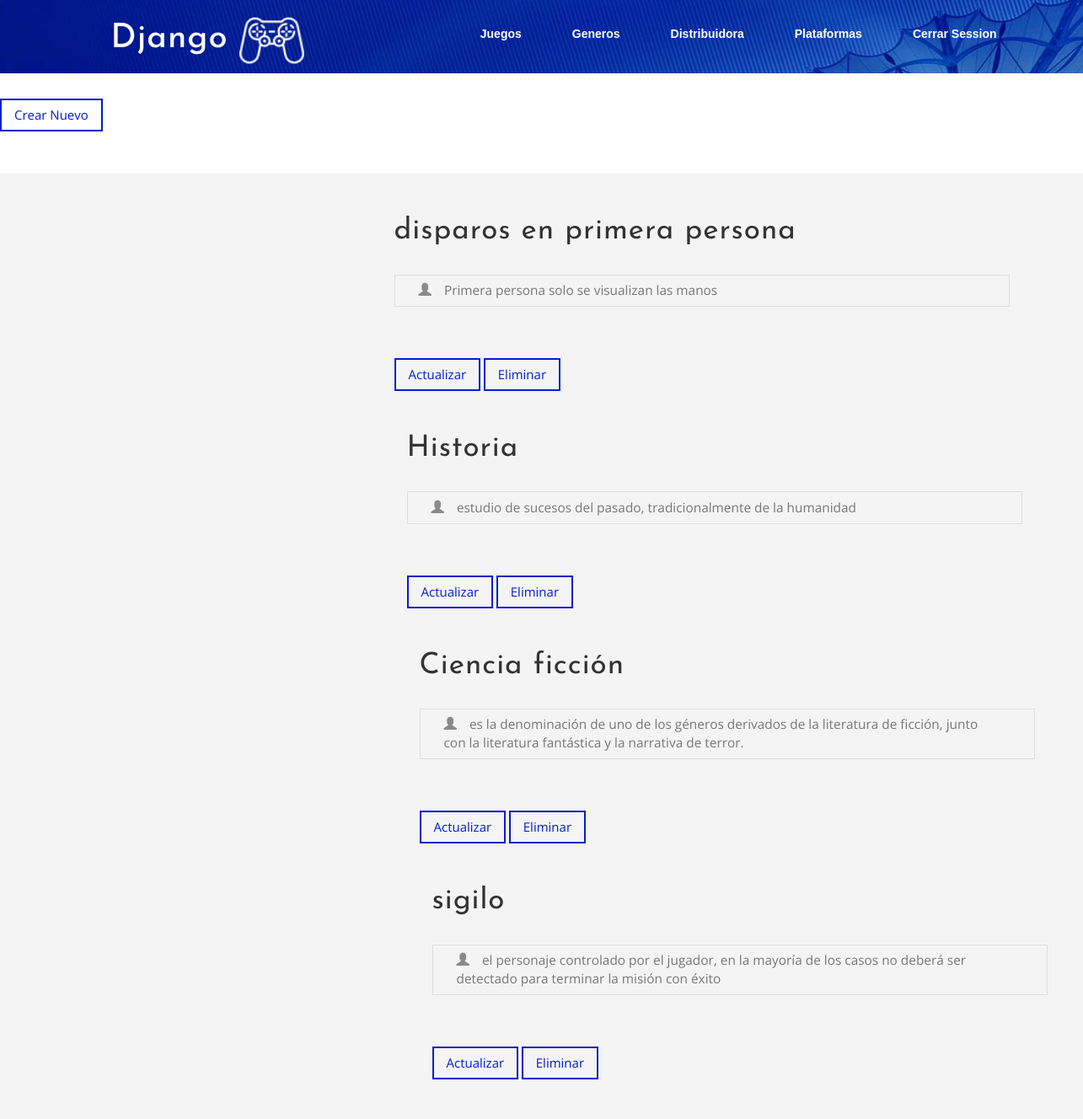
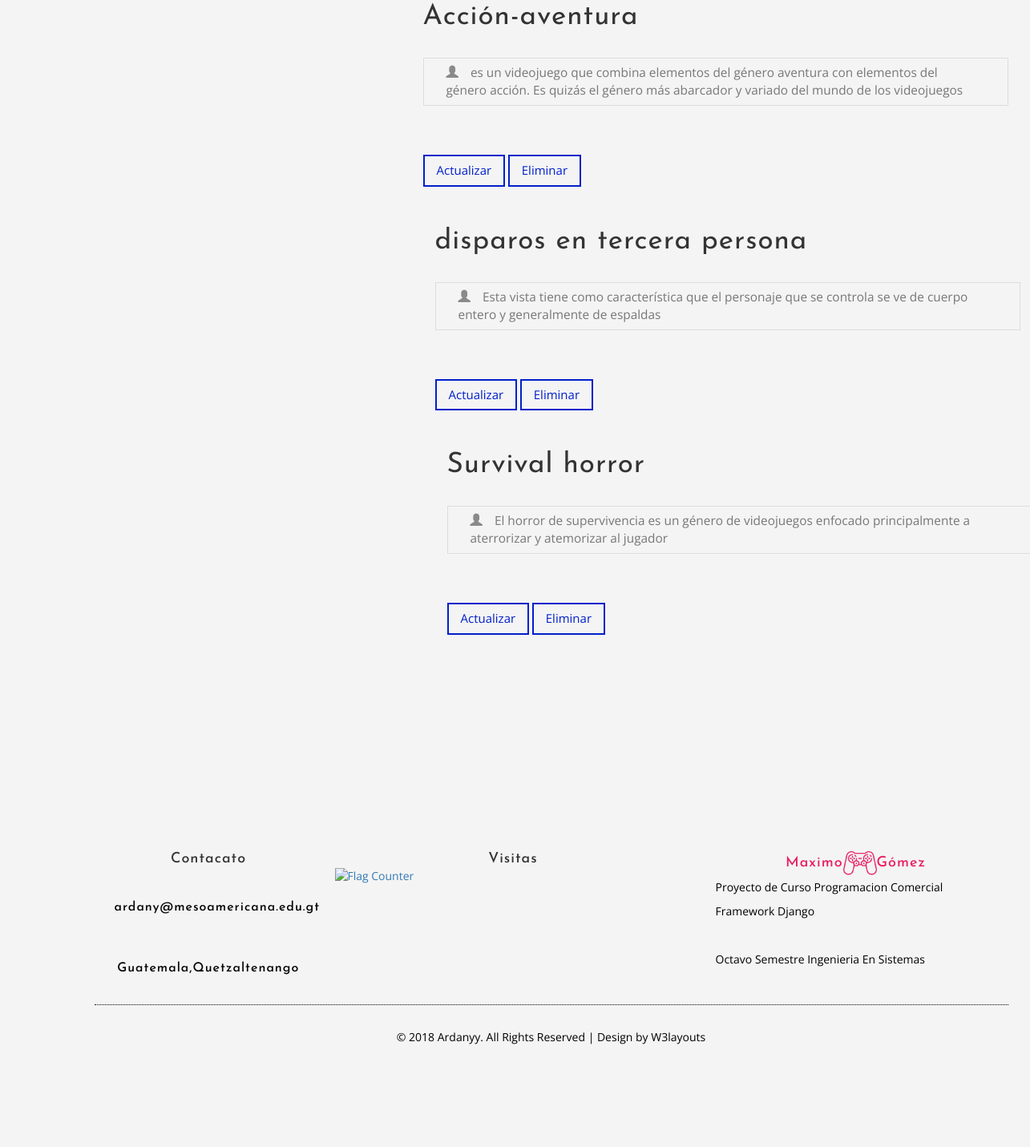
/administrador/generos/ (signed in), run on the app's committed database (2 pictures, top to bottom).
### app/models.py (models this page shows, shortened)
class Genero(models.Model):
        nombre  = models.CharField(max_length=200, verbose_name="Nombre")
        descripcion  = models.CharField(max_length=200, verbose_name="Descripcion")
        created = models.DateTimeField(auto_now_add=True,verbose_name="Fecha de creacion")
        updated = models.DateTimeField(auto_now=True,verbose_name="Fecha de edicion")
        published_date=models.DateTimeField(blank=True, null=True)
        class Meta:
                verbose_name="Genero"
                verbose_name_plural="Generos"
                ordering = ["-created"]

### crud/views.py (the view)
# urls.py: path('generos/', PageListGeneros.as_view(), name='generos'),
@method_decorator(staff_member_required, name='dispatch')
class PageListGeneros(ListView):
    model = Genero

### app/templates/app/genero_list.html (shortened to what this page needs)
{% extends 'core/base.html'%}
{% load static %}
{% block content %}
<div class="sub-banner">
</div>
<a href="/administrador/generos/create/" class="blog-read" >Crear Nuevo</a>
<div class="events-w3layouts">
    {% for juego in object_list %}
    <div class="events-section2-agileinfo">
    <div class="container">
        <div class="blog1-w3ls">
            <div class="col-md-4 blog-image-w3l">
            </div>
            <div class="col-md-8 blog-text-w3ls">
                <a href="single.html"><h4>{{juego.nombre}}</h4></a>
                <div class="item_info">
                        <ul>
                            <li><i class="glyphicon glyphicon-user"></i>{{juego.descripcion}}</a></li>
                        </ul>
                 </div>
                 <a href="/administrador/generos/actualizar/{{juego.id}}" class="blog-read" >Actualizar</a>
                 <a href="/administrador/generos/eliminar/{{juego.id}}" class="blog-read" >Eliminar</a>
            </div>
            <div class="clearfix"></div>
        </div>
        {% endfor %}
    </div>
    </div>
{% endblock %}

### app/static/css/style.css (style rules this page uses)
body { padding: 0; margin: 0; background: #FFF; font-family: 'open Sans', sans-serif; }
body a { transition: 0.5s all; -webkit-transition: 0.5s all; -moz-transition: 0.5s all; -o-transition: 0.5s all; -ms-transition: 0.5s all; text-decoration: none; }
h1, h2, h3, h4, h5, h6 { margin: 0; padding: 0; text-align: center; font-family: 'Josefin Sans', sans-serif; letter-spacing:1px; }
ul { margin:0; padding:0; }
.trend-w3layouts,.new-w3-agile,.services-agileits-w3layouts,.about-agileinfo,.team-w3layouts,.gallery-w3layouts,.contact-agileinfo,.events-w3layouts,.blog { padding:50px 0px; }
.sub-banner { background:url(../images/banner3.jpg) no-repeat 0px 0px; min-height:87px; }
.events-section2-agileinfo { background: #f4f4f4; padding:50px 0px; }
.blog-text-w3ls h4 { color: #333; font-size:35px; text-align:left; font-weight: 400; transition: 0.5s all; -webkit-transition: 0.5s all; -moz-transition: 0.5s all; -o-transition: 0.5s all; -ms-transition: 0.5s all; }
.item_info { border: 1px solid #ddd; padding: 0.5em 2em; margin: 2.2em 0; }
.item_info ul li i { color:#8a8a8a; margin-right: 15px; }
.item_info ul li { display: inline-block; font-size: 1.1em; margin-right: 27px; vertical-align: middle; color: #777; list-style: none; }
a.blog-read { color: #001fcc; border: 2px solid #001fcc; font-size: 15px; margin-top: 30px; padding: 7px 15px; display: inline-block; transition: 0.5s all; -webkit-transition: 0.5s all; -moz-transition: 0.5s all; -o-transition: 0.5s all; -ms-transition: 0.5s all; }

### data on the page
Genero: nombre "disparos en primera persona", descripcion "Primera persona solo se visualizan las manos"
Genero: nombre "Historia", descripcion "estudio de sucesos del pasado, tradicionalmente de la humanidad"
Genero: nombre "Ciencia ficción", descripcion "es la denominación de uno de los géneros derivados de la literatura de ficción, junto con la literatura fantástica y la narrativa de terror."
Genero: nombre "sigilo", descripcion "el personaje controlado por el jugador, en la mayoría de los casos no deberá ser detectado para terminar la misión con éxito"
Genero: nombre "Acción-aventura", descripcion "es un videojuego que combina elementos del género aventura con elementos del género acción. Es quizás el género más abarcador y variado del mundo de los videojuegos"
Genero: nombre "disparos en tercera persona", descripcion "Esta vista tiene como característica que el personaje que se controla se ve de cuerpo entero y generalmente de espaldas"
Genero: nombre "Survival horror", descripcion "El horror de supervivencia es un género de videojuegos enfocado principalmente a aterrorizar y atemorizar al jugador"
